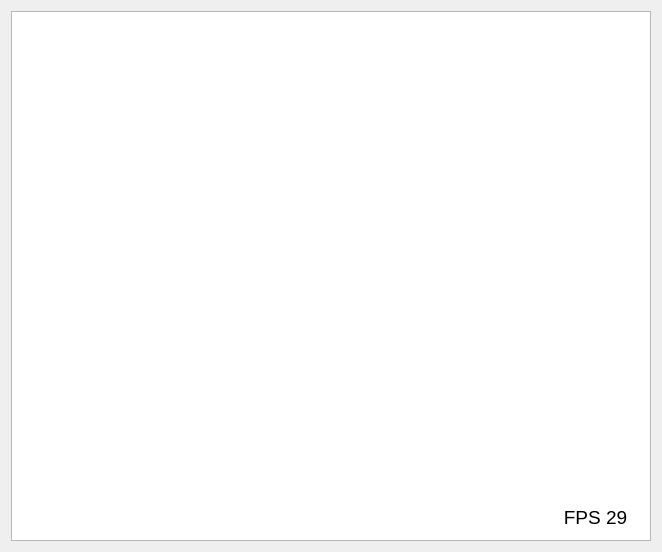
      <widget class="QWidget" name="tabCaptura">
       <attribute name="title">
        <string>Captura</string>
       </attribute>
       <layout class="QGridLayout" name="gridLayout_3">
        <item row="0" column="0">
         <widget class="QFrame" name="frmCapturar">
          <property name="minimumSize">
           <size>
            <width>640</width>
            <height>530</height>
           </size>
          </property>
          <property name="maximumSize">
           <size>
            <width>913</width>
            <height>530</height>
           </size>
          </property>
          <property name="autoFillBackground">
           <bool>false</bool>
          </property>
          <property name="styleSheet">
           <string notr="true"/>
          </property>
          <property name="frameShape">
           <enum>QFrame::StyledPanel</enum>
          </property>
          <property name="frameShadow">
           <enum>QFrame::Raised</enum>
          </property>
          <widget class="QLabel" name="lblFPS">
           <property name="geometry">
            <rect>
             <x>540</x>
             <y>489</y>
             <width>89</width>
             <height>34</height>
            </rect>
           </property>
           <property name="font">
            <font>
             <pointsize>14</pointsize>
            </font>
           </property>
           <property name="text">
            <string>FPS 29</string>
           </property>
           <property name="alignment">
            <set>Qt::AlignCenter</set>
           </property>
          </widget>
          <widget class="QWidget" name="verticalLayoutWidget_3">
           <property name="geometry">
            <rect>
             <x>670</x>
             <y>0</y>
             <width>243</width>
             <height>531</height>
            </rect>
           </property>
           <layout class="QVBoxLayout" name="verticalLayout_2">
            <item>
             <widget class="QLabel" name="lblLatencia">
              <property name="maximumSize">
               <size>
                <width>16777215</width>
                <height>20</height>
               </size>
              </property>
              <property name="font">
               <font>
                <pointsize>12</pointsize>
               </font>
              </property>
              <property name="text">
               <string>Latência (s)</string>
              </property>
             </widget>
            </item>
            <item>
             <widget class="QLCDNumber" name="displayLatencia">
              <property name="minimumSize">
               <size>
                <width>240</width>
                <height>70</height>
               </size>
              </property>
              <property name="maximumSize">
               <size>
                <width>240</width>
                <height>80</height>
               </size>
              </property>
              <property name="frameShape">
               <enum>QFrame::Box</enum>
              </property>
              <property name="frameShadow">
               <enum>QFrame::Raised</enum>
              </property>
              <property name="segmentStyle">
               <enum>QLCDNumber::Filled</enum>
              </property>
             </widget>
            </item>
            <item>
             <widget class="QLabel" name="lblDistancia">
              <property name="maximumSize">
               <size>
                <width>16777215</width>
                <height>20</height>
               </size>
              </property>
              <property name="font">
               <font>
                <pointsize>12</pointsize>
               </font>
              </property>
              <property name="text">
               <string>Distância (cm)</string>
              </property>
             </widget>
            </item>
            <item>
             <widget class="QLCDNumber" name="displayDistancia">
              <property name="minimumSize">
               <size>
                <width>240</width>
                <height>70</height>
               </size>
              </property>
              <property name="maximumSize">
               <size>
                <width>240</width>
                <height>80</height>
               </size>
              </property>
              <property name="frameShape">
               <enum>QFrame::Box</enum>
              </property>
              <property name="frameShadow">
               <enum>QFrame::Raised</enum>
              </property>
              <property name="digitCount">
               <number>5</number>
              </property>
              <property name="segmentStyle">
               <enum>QLCDNumber::Filled</enum>
              </property>
             </widget>
            </item>
            <item>
             <widget class="QLabel" name="lblVelocidade">
              <property name="maximumSize">
               <size>
                <width>16777215</width>
                <height>20</height>
               </size>
              </property>
              <property name="font">
               <font>
                <pointsize>12</pointsize>
               </font>
              </property>
              <property name="text">
               <string>Velocidade (m/s)</string>
              </property>
             </widget>
            </item>
            <item>
             <widget class="QLCDNumber" name="displayVelocidade">
              <property name="minimumSize">
               <size>
                <width>240</width>
                <height>70</height>
               </size>
              </property>
              <property name="maximumSize">
               <size>
                <width>240</width>
                <height>80</height>
               </size>
              </property>
              <property name="layoutDirection">
               <enum>Qt::LeftToRight</enum>
              </property>
              <property name="styleSheet">
               <string notr="true"/>
              </property>
              <property name="frameShape">
               <enum>QFrame::Box</enum>
              </property>
              <property name="frameShadow">
               <enum>QFrame::Raised</enum>
              </property>
              <property name="smallDecimalPoint">
               <bool>false</bool>
              </property>
              <property name="digitCount">
               <number>5</number>
              </property>
              <property name="segmentStyle">
               <enum>QLCDNumber::Filled</enum>
              </property>
             </widget>
            </item>
            <item>
             <spacer name="verticalSpacer">
              <property name="orientation">
               <enum>Qt::Vertical</enum>
              </property>
              <property name="sizeHint" stdset="0">
               <size>
                <width>20</width>
                <height>40</height>
               </size>
              </property>
             </spacer>
            </item>
            <item>
             <widget class="QLabel" name="lblId">
              <property name="font">
               <font>
                <pointsize>12</pointsize>
               </font>
              </property>
              <property name="text">
               <string>Identificação</string>
              </property>
             </widget>
            </item>
            <item>
             <widget class="QFrame" name="frame">
              <property name="minimumSize">
               <size>
                <width>240</width>
                <height>0</height>
               </size>
              </property>
              <property name="maximumSize">
               <size>
                <width>240</width>
                <height>60</height>
               </size>
              </property>
              <property name="autoFillBackground">
               <bool>false</bool>
              </property>
              <property name="styleSheet">
               <string notr="true">QFrame {
    border: 1px solid gray;
    background-color: white;
}</string>
              </property>
              <property name="frameShape">
               <enum>QFrame::StyledPanel</enum>
              </property>
              <property name="frameShadow">
               <enum>QFrame::Raised</enum>
              </property>
              <layout class="QGridLayout" name="gridLayout">
               <property name="topMargin">
                <number>12</number>
               </property>
               <property name="bottomMargin">
                <number>0</number>
               </property>
               <item row="0" column="0">
                <widget class="QTextEdit" name="txtIdentificacao">
                 <property name="font">
                  <font>
                   <pointsize>14</pointsize>
                   <weight>50</weight>
                   <bold>false</bold>
                  </font>
                 </property>
                 <property name="styleSheet">
                  <string notr="true">QTextEdit {
    border:  0px;
}</string>
                 </property>
                 <property name="frameShape">
                  <enum>QFrame::NoFrame</enum>
                 </property>
                 <property name="verticalScrollBarPolicy">
                  <enum>Qt::ScrollBarAlwaysOff</enum>
                 </property>
                 <property name="horizontalScrollBarPolicy">
                  <enum>Qt::ScrollBarAlwaysOff</enum>
                 </property>
                </widget>
               </item>
              </layout>
             </widget>
            </item>
            <item>
             <widget class="QPushButton" name="btnCapturar">
              <property name="minimumSize">
               <size>
                <width>240</width>
                <height>70</height>
               </size>
              </property>
              <property name="maximumSize">
               <size>
                <width>240</width>
                <height>16777215</height>
               </size>
              </property>
              <property name="font">
               <font>
                <pointsize>12</pointsize>
                <weight>75</weight>
                <bold>true</bold>
               </font>
              </property>
              <property name="text">
               <string>Capturar</string>
              </property>
             </widget>
            </item>
            <item>
             <widget class="QCheckBox" name="chkGravar">
              <property name="font">
               <font>
                <pointsize>10</pointsize>
               </font>
              </property>
              <property name="text">
               <string>Gravar vídeo</string>
              </property>
             </widget>
            </item>
           </layout>
          </widget>
          <widget class="ArenaView" name="viewCaptura">
           <property name="geometry">
            <rect>
             <x>0</x>
             <y>0</y>
             <width>640</width>
             <height>530</height>
            </rect>
           </property>
           <property name="minimumSize">
            <size>
             <width>640</width>
             <height>530</height>
            </size>
           </property>
           <property name="maximumSize">
            <size>
             <width>640</width>
             <height>530</height>
            </size>
           </property>
           <property name="baseSize">
            <size>
             <width>640</width>
             <height>530</height>
            </size>
           </property>
           <property name="verticalScrollBarPolicy">
            <enum>Qt::ScrollBarAlwaysOff</enum>
           </property>
           <property name="horizontalScrollBarPolicy">
            <enum>Qt::ScrollBarAlwaysOff</enum>
           </property>
          </widget>
          <zorder>viewCaptura</zorder>
          <zorder>lblFPS</zorder>
          <zorder>verticalLayoutWidget_3</zorder>
         </widget>
        </item>
       </layout>
      </widget>
